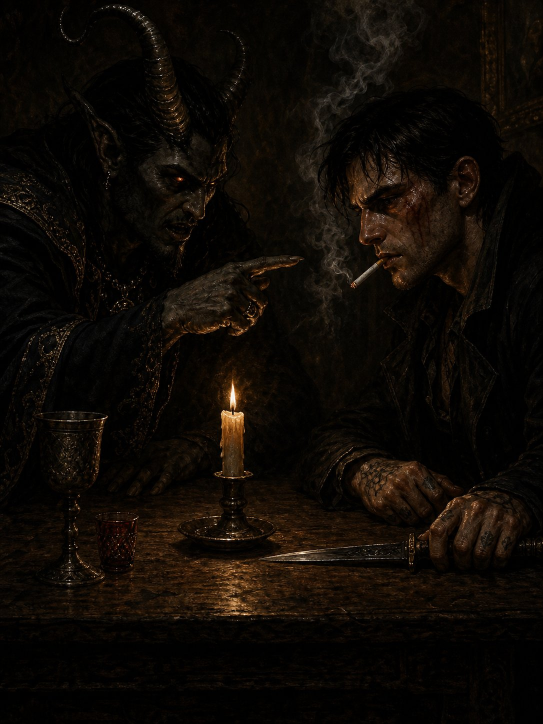
#> input picture concept_demon_provoker.jpg, 1086 x 1448 px, found by its file name (shown at 1/2 size)
$ python fix_aspect_ratio_crop.py
#> lines starting #> are read from the running program, lines starting #| are printed output that depends on the picture
from PIL import Image, ImageDraw, ImageFont

def render_proper_slide1(base_path, output_path):
#> called with base_path = '/home/user/concept_demon_provoker.jpg', output_path = '/home/user/slide1_karma_demon_fixed.jpg'
    img = Image.open(base_path)
#> img is the input picture: PIL image 1086x1448 RGB; mean R, G, B 14.7, 9.9, 5.1
    w, h = img.size
#> w = 1086; h = 1448

    # Target aspect ratio is w : h
    # We want to zoom into the left top portion (the demon)
    # Let's crop with same aspect ratio:
    zoom_factor = 0.75  # 75% of full dimensions
    crop_w = int(w * zoom_factor)
#> crop_w = 814
    crop_h = int(h * zoom_factor)
#> crop_h = 1086

    # Position crop at left-top: x0=0, y0=int(h * 0.05)
    crop_x0 = 0
    crop_y0 = int(h * 0.04)
#> crop_y0 = 57
    crop_x1 = crop_x0 + crop_w
#> crop_x1 = 814
    crop_y1 = crop_y0 + crop_h
#> crop_y1 = 1143

    cropped = img.crop((crop_x0, crop_y0, crop_x1, crop_y1))
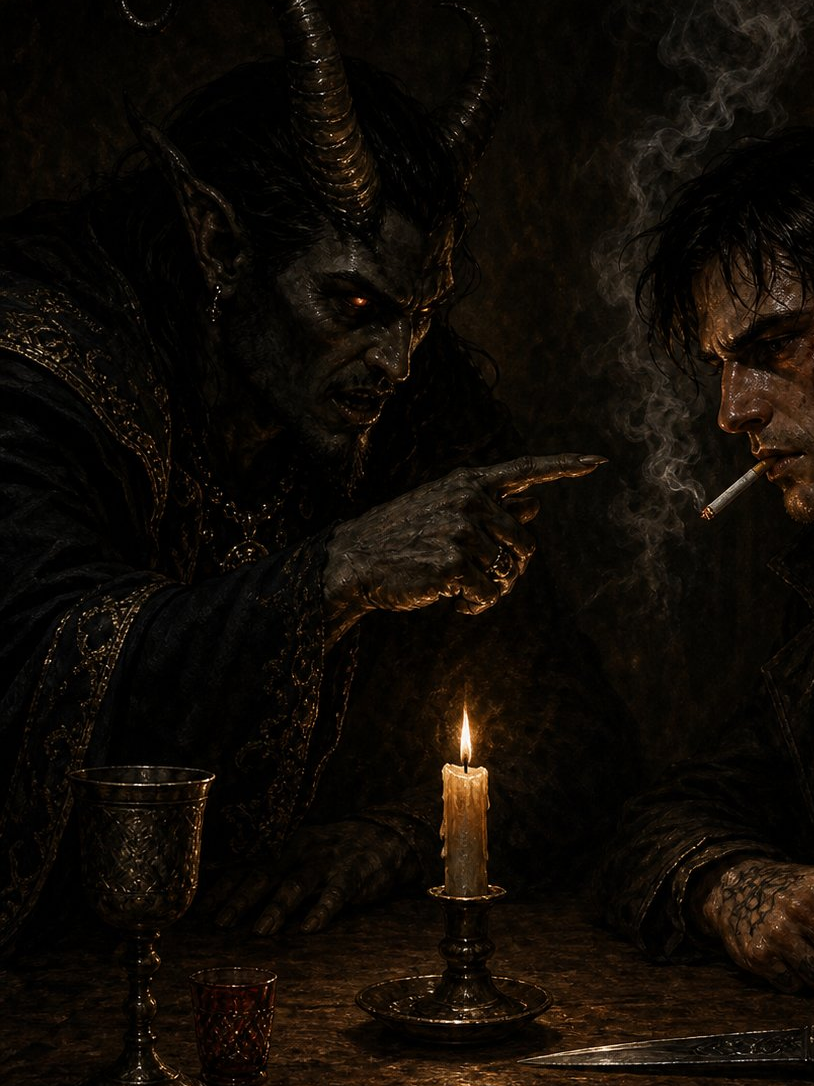
#> cropped: PIL image 814x1086 RGB; mean R, G, B 16.7, 11.5, 6.2
    slide1_base = cropped.resize((w, h), Image.Resampling.LANCZOS).convert("RGBA")

    overlay = Image.new("RGBA", (w, h), (0, 0, 0, 0))
#> overlay: PIL image 1086x1448 RGBA; every value is 0
    draw = ImageDraw.Draw(overlay)

    font_quote = ImageFont.truetype("/home/user/fonts/Roboto-Bold.ttf", int(h * 0.038))
    font_text = ImageFont.truetype("/home/user/fonts/Roboto-Bold.ttf", int(h * 0.024))

    text = "karma itu tidak ada"

    pad_x = int(w * 0.055)
#> pad_x = 59
    pad_y = int(h * 0.018)
#> pad_y = 26

    bbox = draw.textbbox((0, 0), text, font=font_text)
#> bbox = (0, 6, 332, 32)
    txt_w = bbox[2] - bbox[0]
#> txt_w = 332
    txt_h = bbox[3] - bbox[1]
#> txt_h = 26

    box_w = txt_w + (pad_x * 2)
#> box_w = 450
    box_h = txt_h + (pad_y * 2) + int(h * 0.005)
#> box_h = 85

    box_x0 = (w - box_w) // 2
#> box_x0 = 318
    box_y0 = int(h * 0.52)
#> box_y0 = 752
    box_x1 = box_x0 + box_w
#> box_x1 = 768
    box_y1 = box_y0 + box_h
#> box_y1 = 837

    draw.rounded_rectangle([box_x0, box_y0, box_x1, box_y1], radius=14, fill=(0, 0, 0, 185))
    draw.text((box_x0 + int(w * 0.03), box_y0 - int(h * 0.022)), "“", font=font_quote, fill=(255, 255, 255, 255))
    draw.text((box_x0 + pad_x, box_y0 + pad_y), text, font=font_text, fill=(255, 255, 255, 255))

    res = Image.alpha_composite(slide1_base, overlay).convert("RGB")
    res.save(output_path, quality=98)
    print(f"Fixed Slide 1 saved: {output_path}")

render_proper_slide1('/home/user/concept_demon_provoker.jpg', '/home/user/slide1_karma_demon_fixed.jpg')
render_proper_slide1('/home/user/concept_cynical_noir.jpg', '/home/user/slide1_karma_noir_fixed.jpg')
#> call 2 of render_proper_slide1, with base_path = '/home/user/concept_cynical_noir.jpg', output_path = '/home/user/slide1_karma_noir_fixed.jpg'
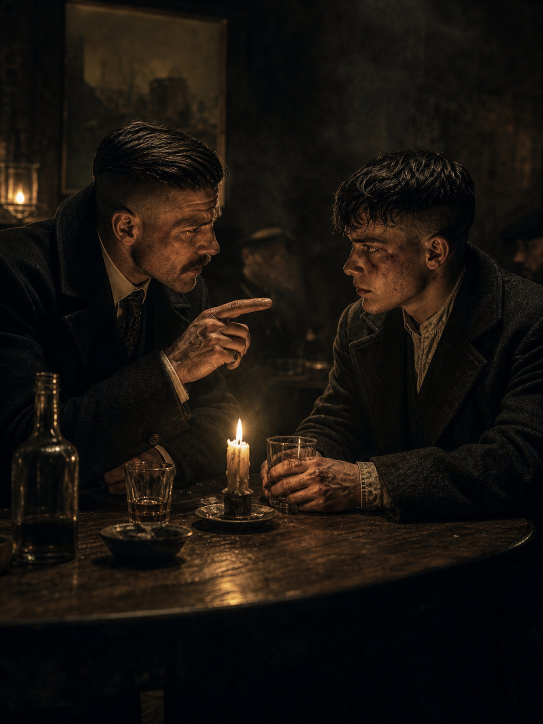
#> input picture concept_cynical_noir.jpg, 1086 x 1448 px, found by its file name (shown at 1/2 size)
#> in render_proper_slide1, img is the input picture: PIL image 1086x1448 RGB; mean R, G, B 24.9, 19.2, 14.3
#> in render_proper_slide1 (call 2), `cropped = img.crop((crop_x0, crop_y0, crop_x1, crop_y1))`:
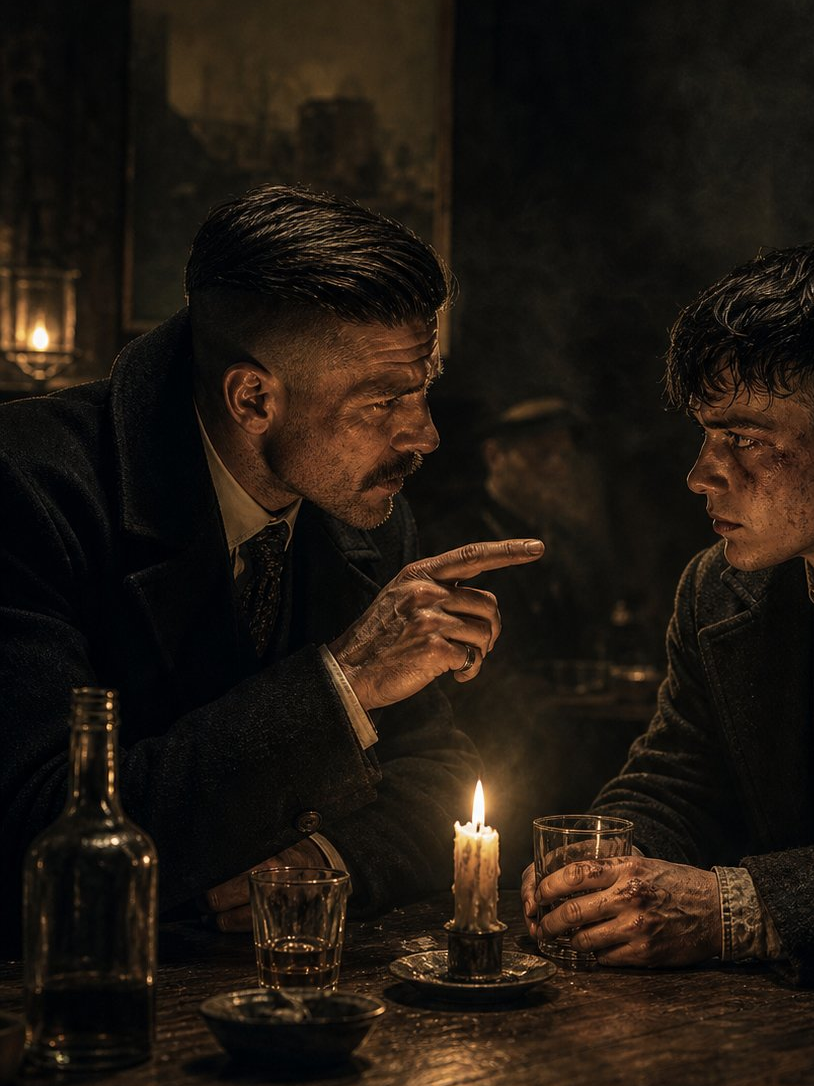
#> cropped: PIL image 814x1086 RGB; mean R, G, B 32.8, 24.5, 16.9
